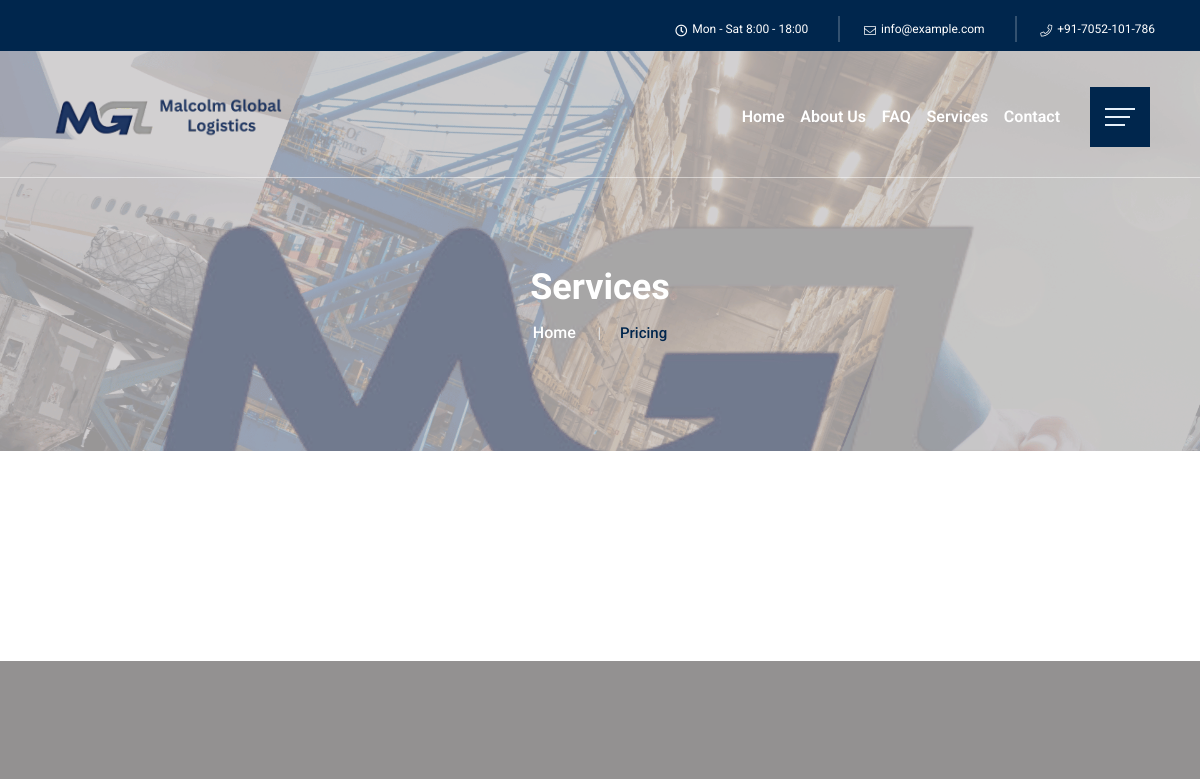
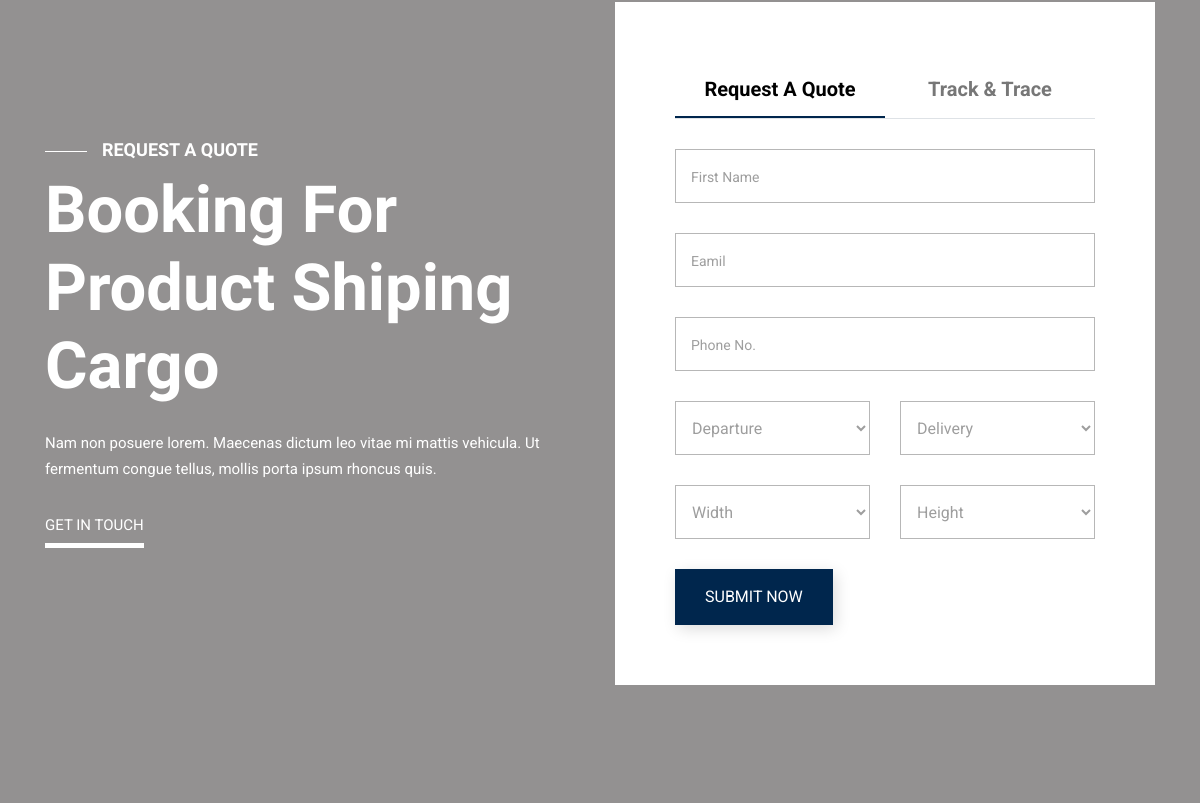
/services/ (upper part), run on an earlier commit of the app's database (2 pictures, top to bottom).
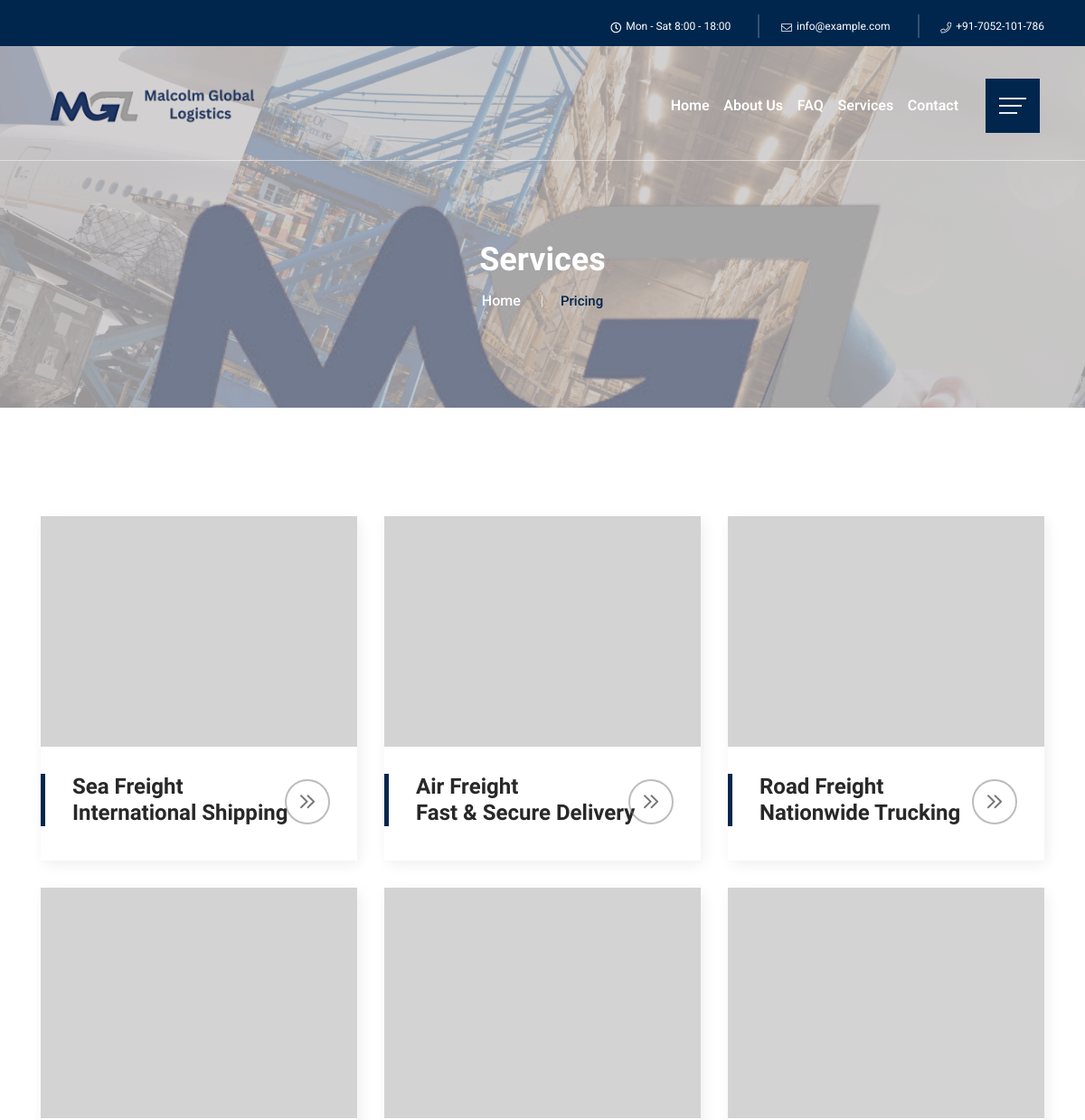
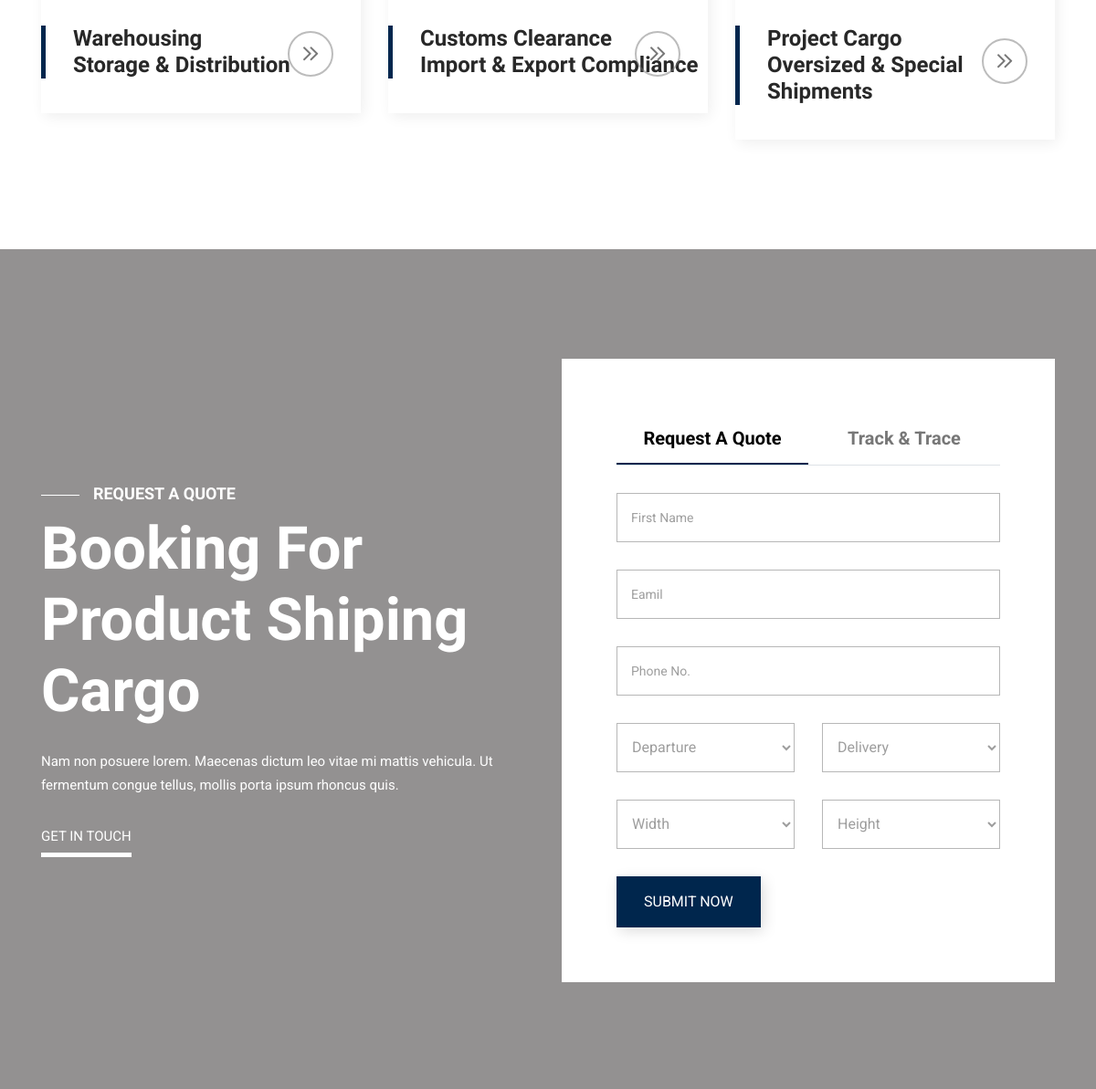
And on a later commit of the database (2 pictures, top to bottom).
### myapp/models.py (models this page shows, shortened)
class Service(models.Model):
    title = models.CharField(max_length=100)
    subtitle = models.CharField(max_length=100, blank=True)
    image = models.ImageField(upload_to='services/')
    slug = models.SlugField(unique=True)
    description = models.TextField()
    extra_info = models.TextField(blank=True, null=True)
    bullets = models.TextField(help_text="Separate each item with a semicolon (;)")
    brochure_1 = models.FileField(upload_to='brochures/', blank=True, null=True)
    brochure_2 = models.FileField(upload_to='brochures/', blank=True, null=True)
    is_active = models.BooleanField(default=True)  # ✅ Add this line

### myapp/views.py (the view)
# urls.py: path('services/', views.services_list_view, name='services_list'),
def services_list_view(request):
    services = Service.objects.filter(is_active=True)
    return render(request, 'myapp/services.html', {'services': services})

### myapp/templates/myapp/services.html (shortened to what this page needs)
{% extends 'myapp/base.html' %}
{% load static %}
{% block content %}
<main>
    <section class="breadcrumb-area d-flex align-items-center" style="background-image:url('{% static 'img/testimonial/test-bg.png' %}')">
     <div class="container">
      <div class="row align-items-center">
       <div class="col-xl-12 col-lg-12">
        <div class="breadcrumb-wrap text-left">
         <div class="breadcrumb-title">
          <h2>
           Services
          </h2>
          <div class="breadcrumb-wrap">
           <nav aria-label="breadcrumb">
            <ol class="breadcrumb">
             <li class="breadcrumb-item">
              <a href="#">
               Home
              </a>
             </li>
             <li aria-current="page" class="breadcrumb-item active">
              Pricing
             </li>
            </ol>
           </nav>
          </div>
         </div>
        </div>
       </div>
      </div>
     </div>
    </section>
    <section class="services-area2 pt-120 pb-90 fix" id="services-area2">
        <div class="container">
          <div class="row">
            {% for service in services %}
            <div class="col-lg-4 col-md-12">
              <div class="services-box2 mb-30">
                <div class="services-img">
                    <img alt="{{ service.title }}" src="{% if service.image %}{{ service.image.url }}{% else %}{% static 'img/services/services-img1.png' %}{% endif %}">
                </div>
                <div class="services-content2">
                  <h3>
                    <a href="{% url 'service_detail' slug=service.slug %}">
                      {{ service.title }}
                      <br />
                      {{ service.subtitle }}
                    </a>
                  </h3>
                  <a class="icon" href="{% url 'service_detail' slug=service.slug %}">
                    <i class="fal fa-angle-double-right"></i>
                  </a>
                </div>
              </div>
            </div>
            {% endfor %}
          </div>
        </div>
      </section>
    <section class="booking-area contact-bg pt-120 pb-120 p-relative fix" id="booking" style="background: url('{% static 'img/bg/booking-bg.png' %}') no-repeat;background-size: cover;">
     <div class="container">
      <div class="row align-items-center">
       <div class="col-lg-6 col-md-12">
        <div class="booking-content-box">
         <div class="section-title second-title pb-25">
          <h5>
           <span class="line">
            <img alt="circle_right" src="{% static 'img/bg/circle_left_w.png' %}"/>
           </span>
           request A Quote
          </h5>
          <h2>
           Booking For Product Shiping Cargo
          </h2>
         </div>
         <p>
          Nam non posuere lorem. Maecenas dictum leo vitae mi mattis vehicula. Ut fermentum congue tellus, mollis porta ipsum rhoncus quis.
         </p>
         <a href="#">
          GET IN TOUCH
         </a>
        </div>
       </div>
       <div class="col-lg-6">
        <div class="booking-contact-box">
         <ul class="nav nav-tabs">
          <li class="active">
           <a data-toggle="tab" href="#home3">
            Request A Quote
           </a>
          </li>
          <li>
           <a data-toggle="tab" href="#menu1">
            Track &amp; Trace
           </a>
          </li>
         </ul>
         <div class="tab-content">
          <div class="tab-pane fade show active" id="home3">
           <form action="mail.php" class="contact-form mt-30" method="post">
            <div class="row">
             <div class="col-lg-12">
              <div class="contact-field p-relative c-name mb-30">
               <input class="form-control" id="firstn" name="firstn" placeholder="First Name" required="" type="text"/>
              </div>
             </div>
             <div class="col-lg-12">
              <div class="contact-field p-relative c-subject mb-30">
               <input class="form-control" id="email" name="email" placeholder="Eamil" required="" type="text"/>
              </div>
             </div>
             <div class="col-lg-12">
              <div class="contact-field p-relative c-subject mb-30">
               <input class="form-control" id="phone" name="phone" placeholder="Phone No." required="" type="text"/>
              </div>
             </div>
             <div class="col-lg-6">
              <div class="contact-field p-relative c-option mb-30">
               <select class="form-control" id="sr" name="services">
                <option value="sports-massage">
                 Departure
                </option>
               </select>
              </div>
             </div>
             <div class="col-lg-6">
              <div class="contact-field p-relative c-option mb-30">
               <select class="form-control" id="sr" name="services">
                <option value="sports-massage">
                 Delivery
                </option>
               </select>
              </div>
             </div>
             <div class="col-lg-6">
              <div class="contact-field p-relative c-option mb-30">
               <select class="form-control" id="sr" name="services">
                <option value="sports-massage">
                 Width
                </option>
               </select>
              </div>
             </div>
             <div class="col-lg-6">
              <div class="contact-field p-relative c-option mb-30">
               <select class="form-control" id="sr" name="services">
                <option value="sports-massage">
                 Height
                </option>
               </select>
              </div>
             </div>
             <div class="col-lg-12">
              <div class="slider-btn">
               <button class="btn ss-btn" data-animation="fadeInRight" data-delay=".8s">
                Submit Now
               </button>
              </div>
             </div>
            </div>
           </form>
          </div>
         </div>
        </div>
       </div>
      </div>
     </div>
    </section>
   </main>
{% endblock %}

### myapp/templates/myapp/base.html (shortened to what this page needs)
{% load static %}
<!doctype html>
<html class="no-js" lang="zxx">
  <head>
    <link rel="stylesheet" href="{% static 'css/bootstrap.min.css' %}">
    <link rel="stylesheet" href="{% static 'css/animate.min.css' %}">
    <link rel="stylesheet" href="{% static 'css/magnific-popup.css' %}">
    <link rel="stylesheet" href="{% static 'fontawesome/css/all.min.css' %}">
    <link rel="stylesheet" href="{% static 'font-flaticon/flaticon.css' %}">
    <link rel="stylesheet" href="{% static 'css/dripicons.css' %}">
    <link rel="stylesheet" href="{% static 'css/slick.css' %}">
    <link rel="stylesheet" href="{% static 'css/meanmenu.css' %}">
    <link rel="stylesheet" href="{% static 'css/default.css' %}">
    <link rel="stylesheet" href="{% static 'css/style.css' %}">
    <link rel="stylesheet" href="{% static 'css/responsive.css' %}">
  </head>
  <body>
    {% include 'myapp/partials/header.html' %}
    {% block content %}{% endblock %}
  </body>
</html>

### myapp/templates/myapp/partials/header.html (shortened to what this page needs)
{% load static %}
<header class="header-area header-three">
    <div class="header-top second-header d-none d-md-block">
        <div class="container">
            <div class="row align-items-center">
                <div class="col-lg-8 col-md-8 text-right d-none d-lg-block">
                    <div class="header-cta">
                        <ul>
                            <li><i class="icon far fa-clock"></i><span>Mon - Sat 8:00 - 18:00</span></li>
                            <li><i class="icon fal fa-envelope"></i><span>info@example.com</span></li>
                            <li><i class="icon fal fa-phone"></i><span>+91-7052-101-786</span></li>
                        </ul>
                    </div>
                </div>
            </div>
        </div>
    </div>
    <div id="header-sticky" class="menu-area">
        <div class="container">
            <div class="second-menu">
                <div class="row align-items-center">
                    <div class="col-xl-3 col-lg-3">
                        <div class="logo">
                            <a href="{% url 'home' %}"><img src="{% static 'img/logo/logo.png' %}" alt="logo"></a>
                        </div>
                    </div>
                    <div class="col-xl-8 col-lg-8">
                        <div class="main-menu text-right text-xl-right">
                            <nav id="mobile-menu">
                                <ul>
                                    <li class="has-sub">
                                        <a href="{% url 'home' %}">Home</a>
                                    </li>
                                    <li><a href="{% url 'about' %}">About Us</a></li>
                                    <li class="has-sub">
                                        <a href="{% url 'faq' %}">FAQ</a>
                                    </li>
                                    <li><a href="{% url 'services_list' %}">Services</a></li>
                                    <li><a href="{% url 'contact' %}">Contact</a></li>
                                </ul>
                            </nav>
                        </div>
                    </div>
                    <div class="col-xl-1 col-lg-1 text-right d-none d-lg-block mt-30 mb-30">
                        <a href="#" class="menu-tigger">
                            <img src="{% static 'img/icon/toggle-menu.png' %}" alt="menu toggle">
                        </a>
                    </div>
                </div>
            </div>
        </div>
    </div>
</header>

### myapp/templates/myapp/partials/footer.html (shortened to what this page needs)
{% load static %}

### myapp/static/css/default.css (style rules this page uses)
.mt-30 { margin-top: 30px; }
.mb-30 { margin-bottom: 30px; }
.pt-120 { padding-top: 100px; }
.pt-120 { padding-top: 120px; }
.pb-25 { padding-bottom: 25px; }
.pb-90 { padding-bottom: 70px; }
.pb-90 { padding-bottom: 90px; }
.pb-120 { padding-bottom: 120px; }

### myapp/static/css/responsive.css (style rules this page uses)
@media (min-width: 1200px) and (max-width: 1500px) { .second-menu .main-menu ul li { margin-left: 12px; } }
@media (min-width: 1200px) and (max-width: 1500px) { .main-menu ul li:first-child { margin-left: 0; } }
@media (min-width: 1200px) and (max-width: 1500px) { .menu-area::before { width: 26%; } }
@media (min-width: 992px) and (max-width: 1200px) { .main-menu { text-align: right; } }
@media (min-width: 992px) and (max-width: 1200px) { .breadcrumb-title h2 { font-size: 36px; margin-bottom: 15px; } }
@media (min-width: 992px) and (max-width: 1200px) { .services-area2::after,.testimonial-area::after, .contact-area::after,.team-area::after { width: 100%; left: 0; top: 0; z-index: 0; } }
@media (min-width: 992px) and (max-width: 1200px) { .header-cta ul li { font-size: 12px; } }
@media (min-width: 992px) and (max-width: 1200px) { .menu-area::before { width: 27%; top: 48px; } }
@media (min-width: 992px) and (max-width: 1200px) { .header-cta ul li { margin-left: 20px; } }

What changed in the data, as far as the page shows it:
added Service: image (picture), title "Sea Freight", subtitle "International Shipping"
added Service: image (picture), title "Air Freight", subtitle "Fast & Secure Delivery"
added Service: image (picture), title "Road Freight", subtitle "Nationwide Trucking"
added Service: image (picture), title "Warehousing", subtitle "Storage & Distribution"
added Service: image (picture), title "Customs Clearance", subtitle "Import & Export Compliance"
added Service: image (picture), title "Project Cargo", subtitle "Oversized & Special Shipments"
